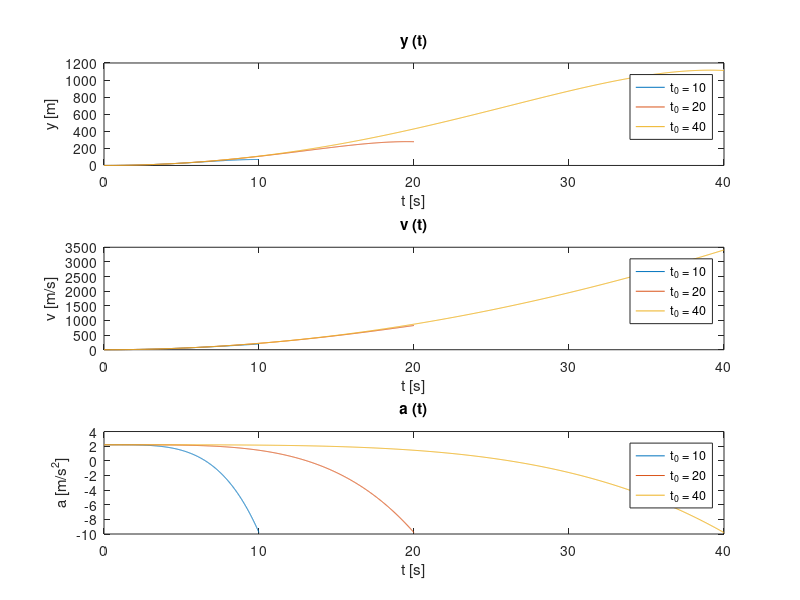

Write the MATLAB code that produced this figure.
#a
N = 1000;
a0 = 12;
g = 9.81;

t0_10 = 10;
t0_20 = 20;
t0_40 = 40;
t_10 = linspace(0,t0_10,N);
t_20 = linspace(0,t0_20,N);
t_40 = linspace(0,t0_40,N);

# y(t)
subplot(3,1,1);

y_10 = (0.5*(a0-g).*t_10.^2)-((a0.*t_10.^6)/(30*t0_10^4));
y_20 = (0.5*(a0-g).*t_20.^2)-((a0.*t_20.^6)/(30*t0_20^4));
y_40 = (0.5*(a0-g).*t_40.^2)-((a0.*t_40.^6)/(30*t0_40^4));

plot(t_10,y_10);
hold on;
plot(t_20,y_20);
plot(t_40,y_40);

title('y (t)');
xlabel('t [s]');
ylabel('y [m]');
legend('t_0 = 10','t_0 = 20', 't_0 = 40')

hold off;

# v(t)
subplot(3,1,2);

v_10 = ((a0-g)*t_10.^2)-((a0.*t_10.^5)/(5*t0_10^4));
v_20 = ((a0-g)*t_20.^2)-((a0.*t_20.^5)/(5*t0_20^4));
v_40 = ((a0-g)*t_40.^2)-((a0.*t_40.^5)/(5*t0_40^4));

plot(t_10,v_10);
hold on;
plot(t_20,v_20);
plot(t_40,v_40);

title('v (t)');
xlabel('t [s]');
ylabel('v [m/s]');
legend('t_0 = 10','t_0 = 20', 't_0 = 40')

hold off;

# a(t)
subplot(3,1,3);

a_10 = (a0-g)-((a0.*t_10.^4)/(t0_10^4));
a_20 = (a0-g)-((a0.*t_20.^4)/(t0_20^4));
a_40 = (a0-g)-((a0.*t_40.^4)/(t0_40^4));

plot(t_10,a_10);
hold on;
plot(t_20,a_20);
plot(t_40,a_40);

title('a (t)');
xlabel('t [s]');
ylabel('a [m/s^2]');
legend('t_0 = 10','t_0 = 20', 't_0 = 40')

hold off;